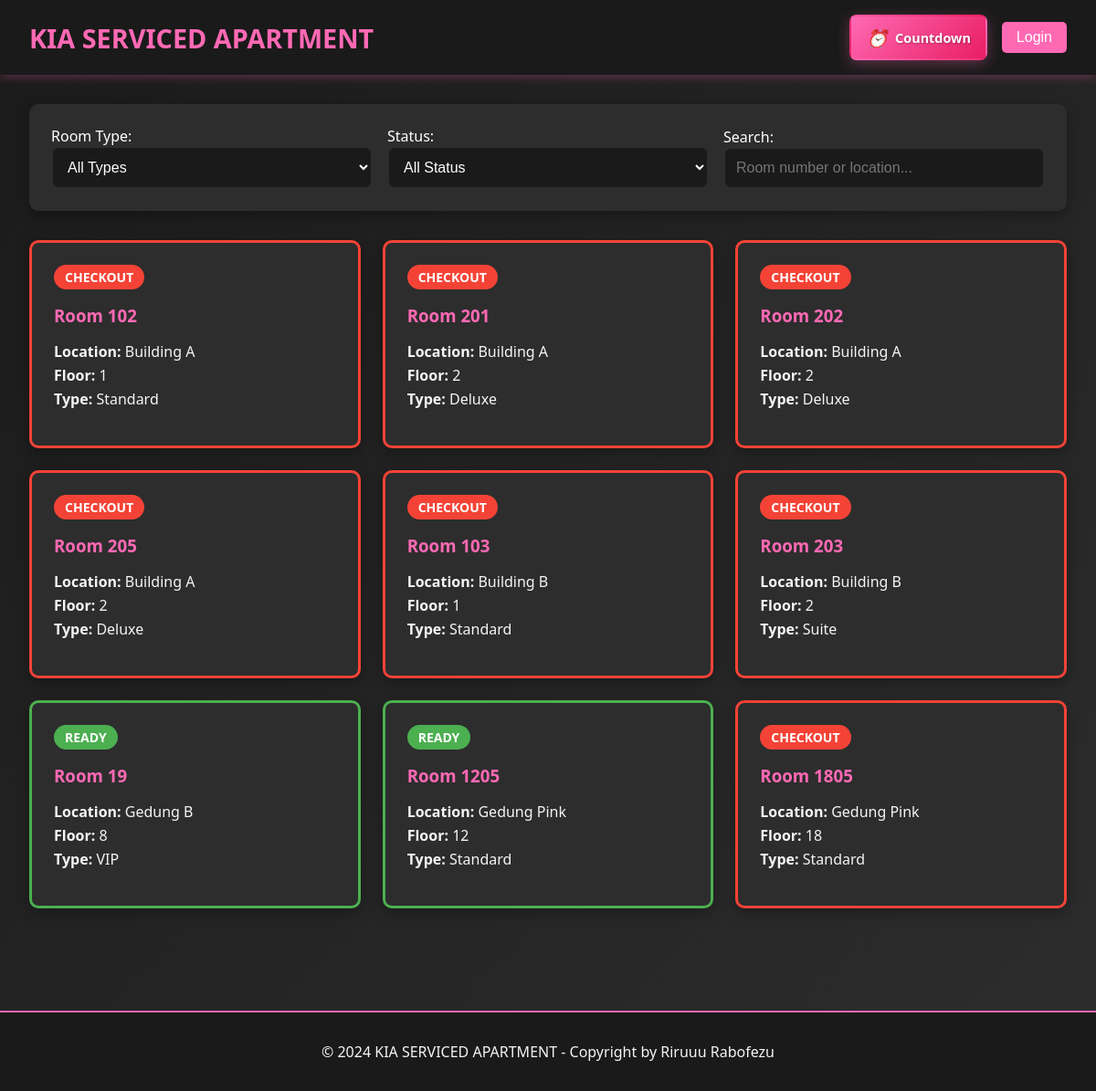
The page / on the database its author committed.
### tables this page shows
CREATE TABLE `rooms` (
  `id` int(11) NOT NULL,
  `location` varchar(100) NOT NULL,
  `floor_number` int(11) NOT NULL,
  `room_number` varchar(20) NOT NULL,
  `room_type` varchar(50) NOT NULL,
  `wifi_name` varchar(100) DEFAULT NULL,
  `wifi_password` varchar(100) DEFAULT NULL,
  `status` enum('ready','booked','checkin','checkout') DEFAULT 'ready',
  `created_at` timestamp NOT NULL DEFAULT current_timestamp(),
  `updated_at` timestamp NOT NULL DEFAULT current_timestamp() ON UPDATE current_timestamp()
);

### includes/config.php (called while the page is built, shortened)
<?php
function isLoggedIn() {
    return isset($_SESSION['user_id']);
}
?>

### index.php (the view, shortened to what this page needs)
<?php
require_once 'includes/config.php';
$sql = "SELECT r.*,
               b.id as booking_id,
               b.guest_name,
               b.arrival_time,
               b.phone_number,
               b.duration_type,
               b.duration_hours,
               b.price_amount,
               b.payment_method,
               b.deposit_type,
               b.deposit_amount,
               b.notes,
               b.status as booking_status,
               b.checkin_time,
               b.checkout_time,
               b.extra_time_hours,
               b.extra_time_amount
        FROM rooms r
        LEFT JOIN (
            SELECT b1.*
            FROM bookings b1
            INNER JOIN (
                SELECT room_id, MAX(id) as max_id
                FROM bookings
                WHERE status IN ('booked', 'checkin', 'checkout')
                GROUP BY room_id
            ) b2 ON b1.room_id = b2.room_id AND b1.id = b2.max_id
        ) b ON r.id = b.room_id
        ORDER BY
            CASE
                WHEN b.status = 'booked' AND b.arrival_time < NOW() THEN 1
                ELSE 2
            END,
            r.location, r.floor_number, r.room_number";
$stmt = $pdo->prepare($sql);
$stmt->execute();
$rooms = $stmt->fetchAll();
foreach ($rooms as $key => $room) {
    if ($room['booking_id']) {
        $rooms[$key]['status'] = $room['booking_status'];
    } else {
        $rooms[$key]['status'] = 'ready';
    }
}
?>
<!DOCTYPE html>
<html lang="id">
<head>
    <link rel="stylesheet" href="assets/css/style.css">
</head>
<body>
    <header class="header">
        <div class="header-content">
            <a href="index.php" class="logo">KIA SERVICED APARTMENT</a>
            <div class="header-actions">
                <a href="countdown.php" class="btn-countdown-header">
                    <i class="countdown-icon-small">⏰</i>
                    <span>Countdown</span>
                </a>
                <?php if (isLoggedIn()): ?>
                    <span style="color: var(--primary-pink); margin-right: 1rem;">
                        Welcome, <?php echo htmlspecialchars($_SESSION['full_name']); ?> (<?php echo ucfirst($_SESSION['user_role']); ?>)
                    </span>
                    <a href="admin/dashboard.php" class="btn btn-primary">Dashboard</a>
                    <a href="includes/logout.php" class="btn btn-danger">Logout</a>
                <?php else: ?>
                    <button id="loginBtn" class="nav-toggle">Login</button>
                <?php endif; ?>
            </div>
        </div>
    </header>
    <div class="container">
        <div class="filters">
            <div class="filter-row">
                <div class="filter-group">
                    <label for="roomTypeFilter">Room Type:</label>
                    <select id="roomTypeFilter" class="form-control filter-control">
                        <option value="">All Types</option>
                    </select>
                </div>
                <div class="filter-group">
                    <label for="statusFilter">Status:</label>
                    <select id="statusFilter" class="form-control filter-control">
                        <option value="">All Status</option>
                    </select>
                </div>
                <div class="filter-group">
                    <label for="searchFilter">Search:</label>
                    <input type="text" id="searchFilter" class="form-control filter-control"
                           placeholder="Room number or location...">
                </div>
            </div>
        </div>
        <div class="rooms-grid">
            <?php foreach ($rooms as $room): ?>
                <div class="room-card <?php echo $room['status']; ?>"
                     data-room-type="<?php echo htmlspecialchars($room['room_type']); ?>"
                     data-status="<?php echo $room['status']; ?>"
                     data-room-number="<?php echo htmlspecialchars($room['room_number']); ?>"
                     data-location="<?php echo htmlspecialchars($room['location']); ?>">
                    <div class="room-status status-<?php echo $room['status']; ?>">
                        <?php echo ucfirst($room['status']); ?>
                    </div>
                    <div class="room-info">
                        <h3>Room <?php echo htmlspecialchars($room['room_number']); ?></h3>
                        <div class="room-details">
                            <p><strong>Location:</strong> <?php echo htmlspecialchars($room['location']); ?></p>
                            <p><strong>Floor:</strong> <?php echo $room['floor_number']; ?></p>
                            <p><strong>Type:</strong> <?php echo htmlspecialchars($room['room_type']); ?></p>
                        </div>
                    </div>
                </div>
            <?php endforeach; ?>
        </div>
    </div>
    <footer class="footer">
        <p>&copy; 2024 KIA SERVICED APARTMENT - Copyright by Riruuu Rabofezu</p>
    </footer>
</body>
</html>

### assets/css/style.css (style rules this page uses)
* { margin: 0; padding: 0; box-sizing: border-box; }
:root { --primary-pink: #ff69b4; --dark-pink: #e91e63; --light-pink: #ffc0cb; --black: #1a1a1a; --dark-gray: #2d2d2d; --light-gray: #f5f5f5; --white: #ffffff; --success: #4caf50; --warning: #ff9800; --info: #2196f3; --danger: #f44336; }
body { font-family: 'Segoe UI', Tahoma, Geneva, Verdana, sans-serif; background: linear-gradient(135deg, var(--black) 0%, var(--dark-gray) 100%); color: var(--white); min-height: 100vh; }
.header { background: var(--black); padding: 1rem 2rem; box-shadow: 0 2px 10px rgba(255, 105, 180, 0.3); position: sticky; top: 0; z-index: 1000; }
.header-content { display: flex; justify-content: space-between; align-items: center; max-width: 1200px; margin: 0 auto; }
.header-actions { display: flex; align-items: center; gap: 1rem; }
.logo { font-size: 1.8rem; font-weight: bold; color: var(--primary-pink); text-decoration: none; }
.nav-toggle { background: var(--primary-pink); color: var(--white); border: none; padding: 0.5rem 1rem; border-radius: 5px; cursor: pointer; font-size: 1rem; transition: all 0.3s ease; }
.btn-countdown-header { background: linear-gradient(135deg, var(--primary-pink) 0%, var(--dark-pink) 100%); color: var(--white); padding: 0.6rem 1rem; border-radius: 8px; text-decoration: none; display: flex; align-items: center; gap: 0.5rem; box-shadow: 0 4px 15px rgba(255, 105, 180, 0.3); transition: all 0.3s ease; border: 2px solid transparent; font-size: 0.9rem; font-weight: 500; }
.countdown-icon-small { font-size: 1.2rem; animation: pulse-small 2s infinite; }
.btn-countdown-header span { font-weight: 600; text-shadow: 1px 1px 2px rgba(0,0,0,0.3); }
.form-control { width: 100%; padding: 0.75rem; border: 2px solid var(--dark-gray); border-radius: 8px; background: var(--black); color: var(--white); font-size: 1rem; transition: all 0.3s ease; }
.container { max-width: 1200px; margin: 0 auto; padding: 2rem; }
.filters { background: var(--dark-gray); padding: 1.5rem; border-radius: 10px; margin-bottom: 2rem; box-shadow: 0 5px 15px rgba(0, 0, 0, 0.3); }
.filter-row { display: flex; gap: 1rem; flex-wrap: wrap; align-items: end; }
.filter-group { flex: 1; min-width: 200px; }
.rooms-grid { display: grid; grid-template-columns: repeat(auto-fill, minmax(300px, 1fr)); gap: 1.5rem; margin-bottom: 2rem; }
.room-card { background: var(--dark-gray); border-radius: 10px; padding: 1.5rem; box-shadow: 0 5px 15px rgba(0, 0, 0, 0.3); transition: all 0.3s ease; border: 3px solid transparent; }
.room-card.ready { border-color: var(--success); }
.room-card.checkout { border-color: var(--danger); }
.room-status { display: inline-block; padding: 0.25rem 0.75rem; border-radius: 20px; font-size: 0.875rem; font-weight: bold; text-transform: uppercase; margin-bottom: 1rem; }
.status-ready { background: var(--success); color: var(--white); }
.status-checkout { background: var(--danger); color: var(--white); }
.room-info h3 { color: var(--primary-pink); margin-bottom: 0.5rem; }
.room-details { margin: 1rem 0; }
.room-details p { margin: 0.25rem 0; color: var(--light-gray); }
.footer { background: var(--black); text-align: center; padding: 2rem; margin-top: 3rem; border-top: 2px solid var(--primary-pink); }
.footer p { color: var(--light-gray); margin: 0; }

### rows shown on the page
rooms: status "CHECKOUT", room_number "102", location "Building A", floor_number "1", room_type "Standard"
rooms: status "CHECKOUT", room_number "201", location "Building A", floor_number "2", room_type "Deluxe"
rooms: status "CHECKOUT", room_number "202", location "Building A", floor_number "2", room_type "Deluxe"
rooms: status "CHECKOUT", room_number "205", location "Building A", floor_number "2", room_type "Deluxe"
rooms: status "CHECKOUT", room_number "103", location "Building B", floor_number "1", room_type "Standard"
rooms: status "CHECKOUT", room_number "203", location "Building B", floor_number "2", room_type "Suite"
rooms: status "READY", room_number "19", location "Gedung B", floor_number "8", room_type "VIP"
rooms: status "READY", room_number "1205", location "Gedung Pink", floor_number "12", room_type "Standard"
rooms: status "CHECKOUT", room_number "1805", location "Gedung Pink", floor_number "18", room_type "Standard"
